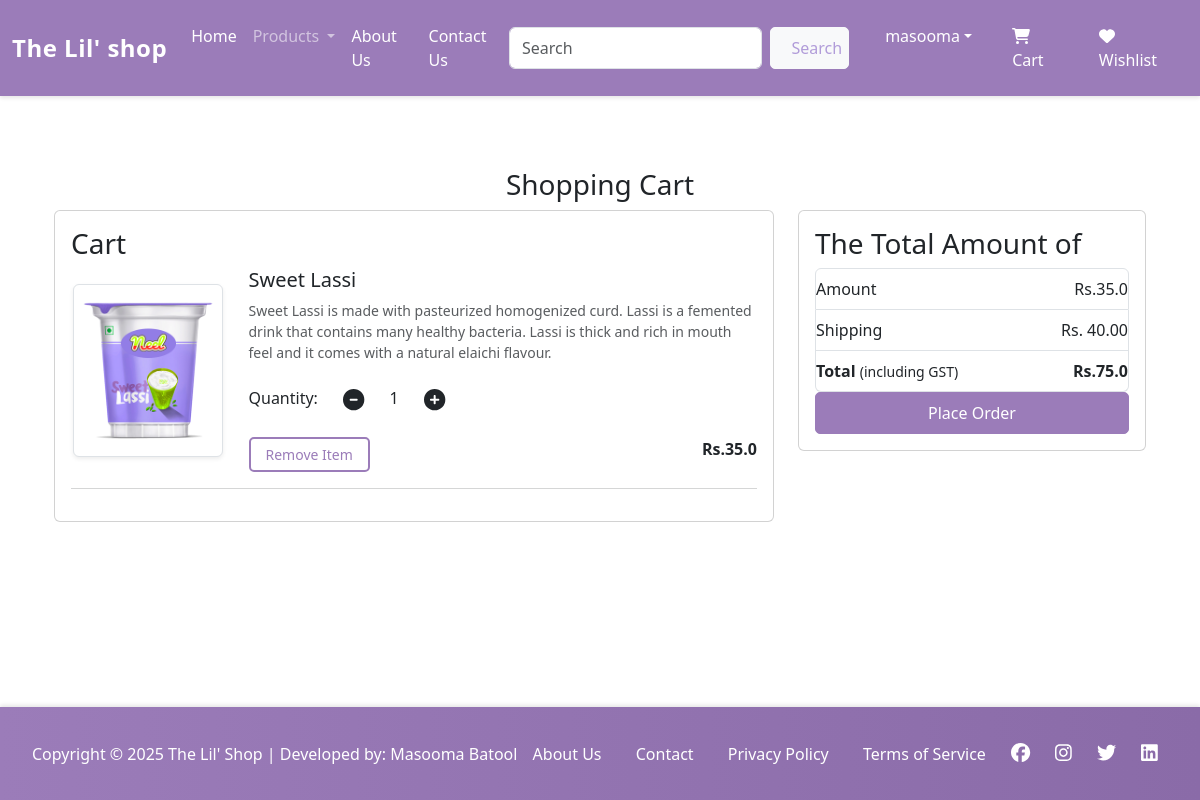
The app's page /cart/ (signed in) with its own data.
### app/models.py (models this page shows, shortened)
class Cart(models.Model):
    user = models.ForeignKey(User, on_delete=models.CASCADE)
    product = models.ForeignKey(Product, on_delete=models.CASCADE)
    quantity = models.PositiveIntegerField(default=1)

class Product(models.Model):
    title = models.CharField(max_length=200)
    selling_price = models.FloatField(blank=True, null=True)
    discounted_price = models.FloatField(blank=True, null=True)
    description = models.TextField(blank=True)
    category = models.CharField(choices=CATEGORY_CHOICES, max_length=200)
    product_image = models.ImageField(upload_to='product')
    composition = models.TextField(default='')
    prodapp = models.TextField(default='')

### app/views.py (the view)
# urls.py: path('cart/', views.show_cart, name='showcart'),
def show_cart(request):
    user = request.user
    cart = Cart.objects.filter(user=user)
    amount = 0
    for p in cart:
        value = p.quantity * p.product.discounted_price
        amount = amount + value
    totalamount = amount + 40
    return render(request, "app/addtocart.html", locals())

### app/templates/app/addtocart.html (shortened to what this page needs)
{% extends 'app/base.html' %}
{% load static %}
{% block maincontent %}
<div class="container my-5">
    <div class="row">
        {% if cart %}
        <h3 class="text-center">Shopping Cart</h3>
        <div class="col-sm-8">
           <div class="card">
            <div class="card-body">
                <h3>Cart </h3>
                {% for item in cart %}
                <div class="row">
                    <div class="col-sm-3 text-center align-self-center"><img src="{{item.product.product_image.url}}" alt="" srcset="" class="img-fluid img-thumbnail shadow-sm" height="150" width="150">
                    </div>
                    <div class="col-sm-9">
                        <div>
                            <h5>{{item.product.title}}</h5>
                            <p class="mb-2 text-muted small">{{item.product.description}}</p>
                            <div class="my-3">
                                <label for="quantity">Quantity:</label>
                                <a class="minus-cart btn" pid="{{item.product.id}}"><i class="fas fa-minus-circle fa-lg"></i></a>
                                <span id="quantity">{{item.quantity}}</span>
                                <a class="plus-cart btn" pid="{{item.product.id}}"><i class="fas fa-plus-circle fa-lg"></i></a>
                            </div>
                            <div class="d-flex justify-content-between">
                                <a href="#" class="remove-cart btn btn-sm btn-secondary mr-3" pid="{{item.product.id}}">Remove Item</a>
                                <p class="mb-0"><span><strong>Rs.{{item.product.discounted_price}}</strong></span></p>
                            </div>
                        </div>
                    </div>
                </div>
                <hr class="text-muted">
                {% endfor %}
            </div>
           </div>
        </div>
        <div class="col-sm-4">
            <div class="card">
                <div class="card-body">
                    <h3>The Total Amount of</h3>
                    <ul class="list-group">
                        <li class="list-group-item d-flex justify-content-between align-items-center px-0">
                            Amount
                            <span id="amount">Rs.{{amount}}</span>
                        </li>
                        <li class="list-group-item d-flex justify-content-between align-items-center px-0">
                            Shipping
                            <span id="shipping">Rs. 40.00</span>
                        </li>
                        <li class="list-group-item d-flex justify-content-between align-items-center px-0">
                            <div>
                                <strong>Total</strong>
                                <small>(including GST)</small>
                            </div>
                            <span id="totalamount"><strong>Rs.{{totalamount}}</strong></span>
                        </li>
                    </ul>
                    <div class="d-grid"><a href="{% url 'checkout' %}" class="btn btn-primary">Place Order</a></div>
                </div>
            </div>
        </div>
{% else %}
<h1 class="text-center mb-5">Cart is Empty</h1>
{% endif %}
    </div>
</div>
{% endblock maincontent %}

### app/templates/app/base.html (shortened to what this page needs)
<!DOCTYPE html>
{% load static %}
<html lang="en">
<head>
    <link href="https://cdn.jsdelivr.net/npm/bootstrap@5.3.5/dist/css/bootstrap.min.css" rel="stylesheet"
>
    <link rel="stylesheet" href="{% static 'app/css/owl.carousel.min.css' %}">
    <link rel="stylesheet" href="{% static 'app/css/all.min.css' %}">
    <link rel="stylesheet" href="{% static 'app/css/style.css' %}">
    <link rel="stylesheet" href="{% static 'app/css/custom.css' %}">
</head>
<body>
    <nav class="navbar navbar-expand-lg navbar-dark bg-success">
        <div class="container-fluid">
          <a class="navbar-brand" href="/">The Lil' shop</a>
          <div class="collapse navbar-collapse" id="navbarSupportedContent">
            <ul class="navbar-nav me-auto mb-2 mb-lg-0">
              <li class="nav-item">
                <a class="nav-link active" aria-current="page" href="/">Home</a>
              </li>
              <li class="nav-item dropdown">
                <a class="nav-link dropdown-toggle" href="#" role="button" data-bs-toggle="dropdown" aria-expanded="false">
                  Products
                </a>
              </li>
              <li class="nav-item">
                <a class="nav-link text-white" href="{% url 'about' %}">About Us</a>
              </li>
              <li class="nav-item">
                <a class="nav-link text-white" href="{% url 'contact' %}">Contact Us</a>
              </li>
            </ul>
            <form class="d-flex me-3" role="search" action="/search">
              <input class="form-control me-2" type="search" placeholder="Search"name="search" aria-label="Search">
              <button class="btn btn-light" type="submit" style="color: #B19CD9;">Search</button>
            </form>
          </div>
          <ul class="navbar-nav auth-buttons">
            {% if user.is_authenticated %}
              <li class="nav-item dropdown mx-2">
                <a class="nav-link dropdown-toggle text-white" href="#"
                   id="profileDropdown" role="button" data-bs-toggle="dropdown" aria-expanded="false">{{user.username}}</a>
              </li>
              <li class="nav-item mx-2"><a href="{% url 'showcart' %}" class="nav-link text-white"><i class="fas fa-shopping-cart"></i> Cart</a></li>
              <li class="nav-item mx-2"><a href="{% url 'wishlist' %}" class="nav-link text-white"><i class="fas fa-heart"></i> Wishlist</a></li>
            {% else %}
              <li class="nav-item mx-2"><a href="{% url 'login' %}" class="nav-link text-white login-btn">Login</a></li>
              <li class="nav-item mx-2"><a href="{% url 'customerregistration' %}" class="nav-link register-btn">Register</a></li>
            {% endif %}
          </ul>
        </div>
    </nav>
    <div class="container mt-4">
        {% block maincontent %}{% endblock maincontent %}
    </div>
    <footer class="container-fluid footer mt-5">
        <div class="footer-content">
            <div class="copyright">
                Copyright © 2025 The Lil' Shop | Developed by: Masooma Batool
            </div>
            <ul class="footer-links">
                <li><a href="{% url 'about' %}">About Us</a></li>
                <li><a href="{% url 'contact' %}">Contact</a></li>
                <li><a href="#">Privacy Policy</a></li>
                <li><a href="#">Terms of Service</a></li>
            </ul>
            <div class="social-links">
                <a href="#" title="Facebook"><i class="fab fa-facebook"></i></a>
                <a href="#" title="Instagram"><i class="fab fa-instagram"></i></a>
                <a href="#" title="Twitter"><i class="fab fa-twitter"></i></a>
                <a href="#" title="LinkedIn"><i class="fab fa-linkedin"></i></a>
            </div>
        </div>
    </footer>
</body>
</html>

### app/static/app/css/custom.css (style rules this page uses)
.bg-success { background-color: #9B7CB9 !important; }
.navbar { box-shadow: 0 2px 4px rgba(0, 0, 0, 0.1); padding: 1rem 0; }
.navbar-brand { font-size: 1.5rem; font-weight: 600; letter-spacing: 0.5px; }
.nav-link { font-weight: 500; transition: all 0.3s ease; }
.footer { background: linear-gradient(to right, #9B7CB9, #8A6BA8) !important; padding: 2rem 0 !important; color: white !important; box-shadow: 0 -2px 4px rgba(0, 0, 0, 0.1); margin-top: auto; }
body { min-height: 100vh; display: flex; flex-direction: column; }
.container { flex: 1; margin-bottom: 2rem; }
.footer-content { display: flex; justify-content: space-between; align-items: center; flex-wrap: wrap; padding: 0 2rem; }
.footer-links { margin: 0; padding: 0; list-style: none; }
.footer-links li { display: inline-block; margin: 0 15px; }
.footer-links a { color: white; text-decoration: none; transition: all 0.3s ease; }
.social-links { font-size: 1.2rem; }
.social-links a { color: white; margin: 0 10px; transition: all 0.3s ease; }
.btn { border-radius: 5px; transition: all 0.3s ease; font-weight: 500; padding: 8px 20px; position: relative; overflow: hidden; }
.btn-primary { background-color: #9B7CB9 !important; border-color: #9B7CB9 !important; color: white !important; }
.btn-secondary { background-color: white !important; border: 2px solid #9B7CB9 !important; color: #9B7CB9 !important; }
.btn::before { content: ''; position: absolute; top: 0; left: -100%; width: 100%; height: 100%; background: linear-gradient( 120deg, transparent, rgba(255, 255, 255, 0.3), transparent ); transition: all 0.6s; }
.btn-sm { padding: 5px 15px !important; font-size: 0.875rem !important; }

### app/templates/app/base.html (style rules this page uses)
.auth-buttons .nav-link { padding: 0.5rem 1rem; margin: 0 0.25rem; border-radius: 4px; }

### records on screen
Cart: product.product_image (picture), product "Sweet Lassi", product.description "Sweet Lassi is made with pasteurized homogenized curd. Lassi is a femented drink that contains many healthy bacteria. Lassi is thick and rich in mouth feel and it comes with a natural elaichi flavour.", quantity "1", product.discounted_price "35.0"

### other values on screen
{{ user.username }} "masooma"
{{ amount }} "35.0"
{{ totalamount }} "75.0"
